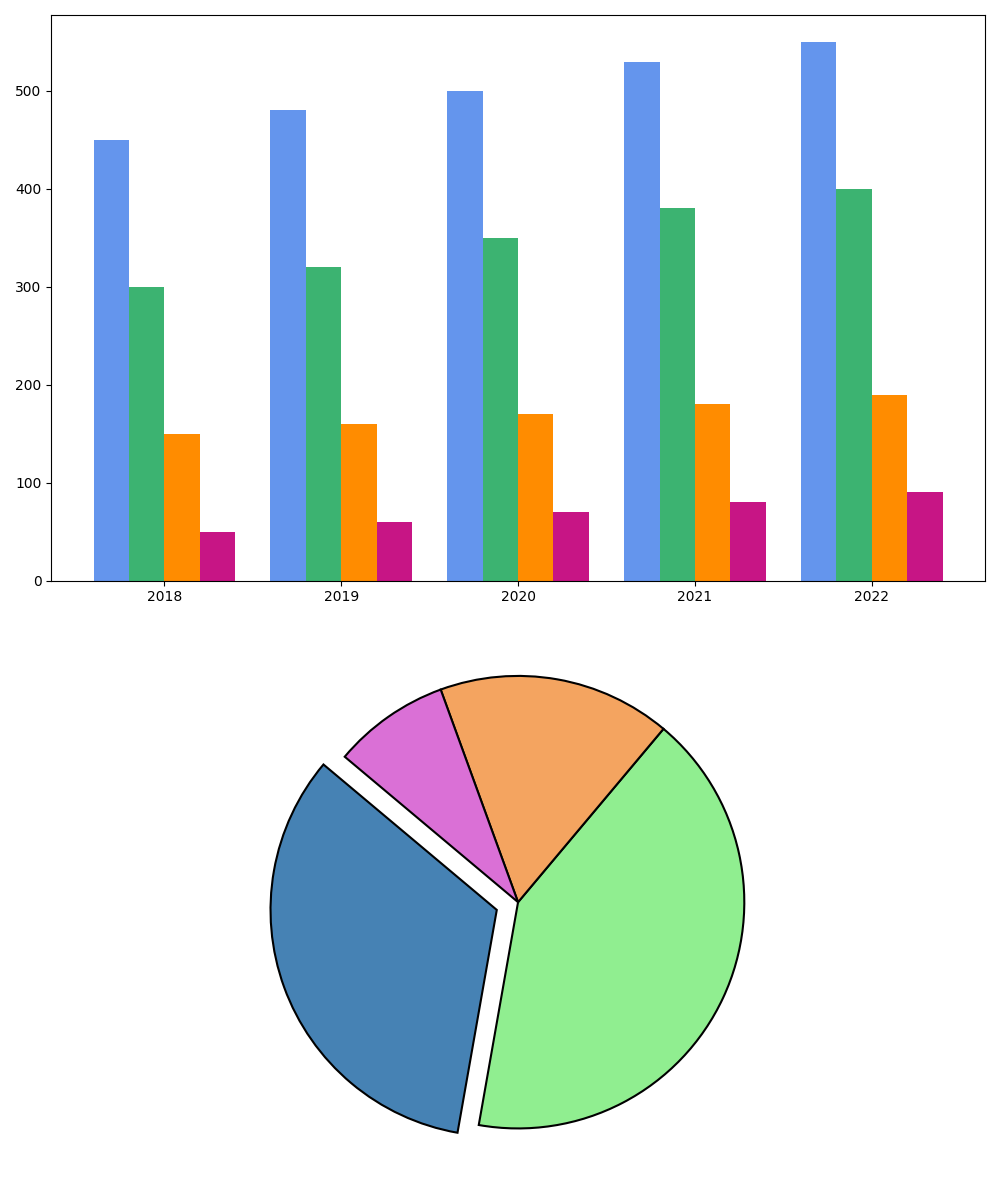

Write Python code to recreate this figure.
import matplotlib.pyplot as plt
import numpy as np

years = ['2018', '2019', '2020', '2021', '2022']
smartphones_sales = [450, 480, 500, 530, 550]
laptops_sales = [300, 320, 350, 380, 400]
tablets_sales = [150, 160, 170, 180, 190]
wearables_sales = [50, 60, 70, 80, 90]  # New data series for wearables

smartphones_revenue_2022 = 200
laptops_revenue_2022 = 250
tablets_revenue_2022 = 100
wearables_revenue_2022 = 50  # Revenue for wearables in 2022

bar_width = 0.2  # Adjusted bar width to fit the additional category
year_indices = np.arange(len(years))

fig, ax = plt.subplots(2, 1, figsize=(10, 12))  # Changed to 2x1 grid

colors_bar = ['cornflowerblue', 'mediumseagreen', 'darkorange', 'mediumvioletred']
colors_pie = ['steelblue', 'lightgreen', 'sandybrown', 'orchid']

ax[0].bar(year_indices - 1.5*bar_width, smartphones_sales, width=bar_width, color=colors_bar[0])
ax[0].bar(year_indices - 0.5*bar_width, laptops_sales, width=bar_width, color=colors_bar[1])
ax[0].bar(year_indices + 0.5*bar_width, tablets_sales, width=bar_width, color=colors_bar[2])
ax[0].bar(year_indices + 1.5*bar_width, wearables_sales, width=bar_width, color=colors_bar[3])  # New wearables bar

ax[0].set_xticks(year_indices)
ax[0].set_xticklabels(years)

revenues_2022 = [smartphones_revenue_2022, laptops_revenue_2022, tablets_revenue_2022, wearables_revenue_2022]
explode = (0.1, 0, 0, 0)  # Slightly modify explode for visual clarity

ax[1].pie(revenues_2022, startangle=140, colors=colors_pie, explode=explode, wedgeprops={'edgecolor': 'black', 'linewidth': 1.5})

plt.tight_layout()
plt.show()
